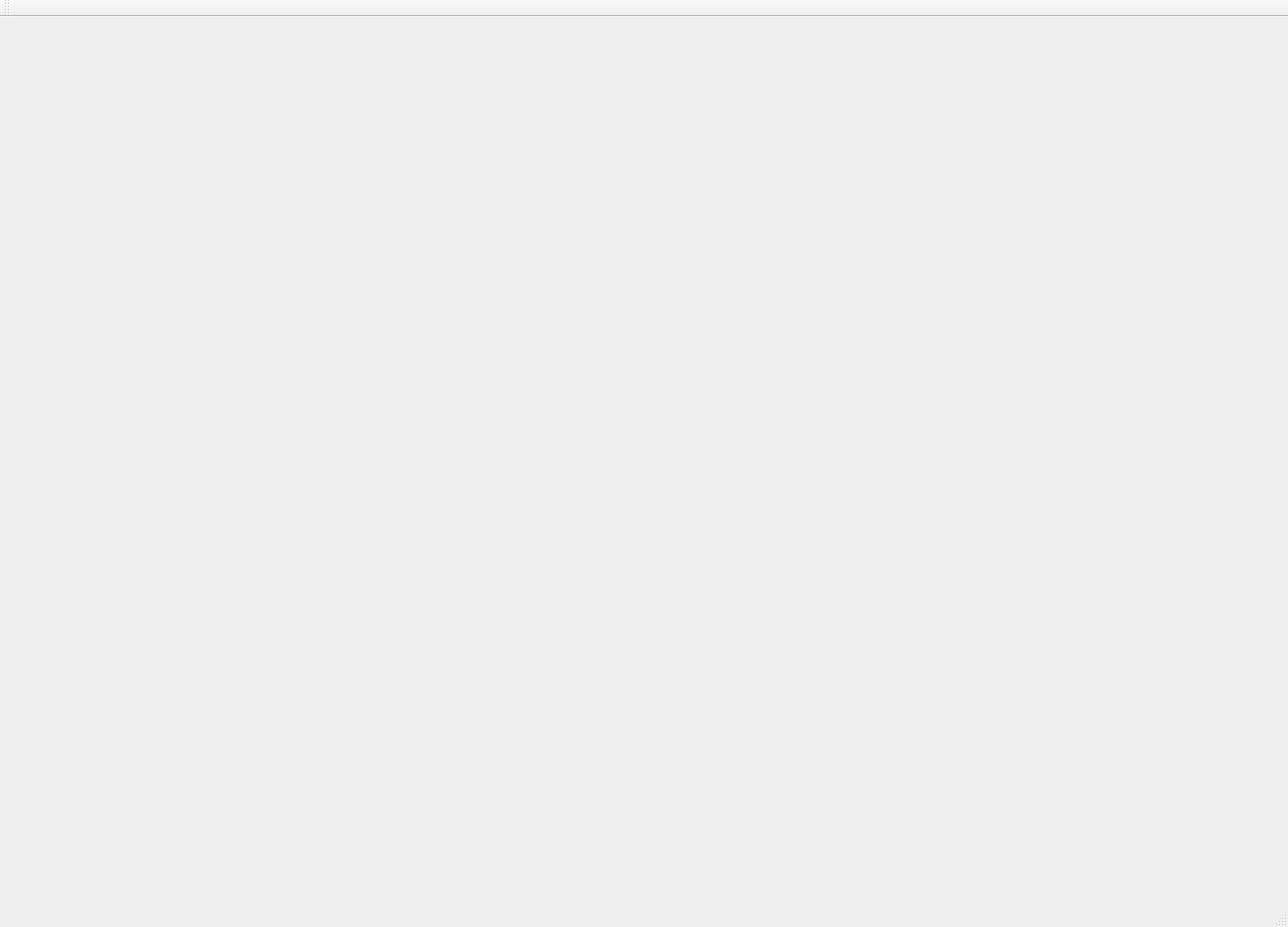
<?xml version="1.0" encoding="UTF-8"?>
<ui version="4.0">
 <class>MainWindow</class>
 <widget class="QMainWindow" name="MainWindow">
  <property name="geometry">
   <rect>
    <x>0</x>
    <y>0</y>
    <width>1292</width>
    <height>930</height>
   </rect>
  </property>
  <property name="windowTitle">
   <string>MainWindow</string>
  </property>
  <widget class="QWidget" name="centralWidget"/>
  <widget class="QMenuBar" name="menuBar">
   <property name="geometry">
    <rect>
     <x>0</x>
     <y>0</y>
     <width>1292</width>
     <height>51</height>
    </rect>
   </property>
  </widget>
  <widget class="QToolBar" name="mainToolBar">
   <attribute name="toolBarArea">
    <enum>TopToolBarArea</enum>
   </attribute>
   <attribute name="toolBarBreak">
    <bool>false</bool>
   </attribute>
  </widget>
  <widget class="QStatusBar" name="statusBar"/>
 </widget>
 <layoutdefault spacing="6" margin="11"/>
 <resources/>
 <connections/>
</ui>
